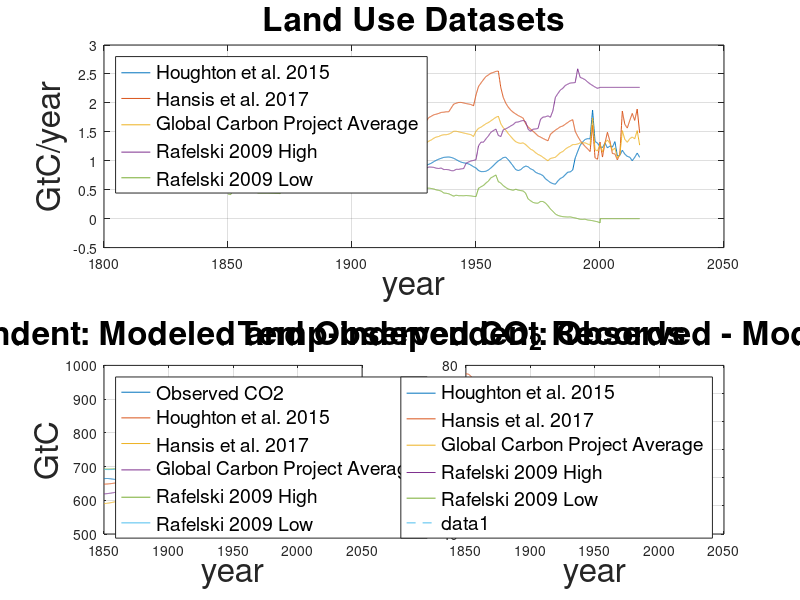
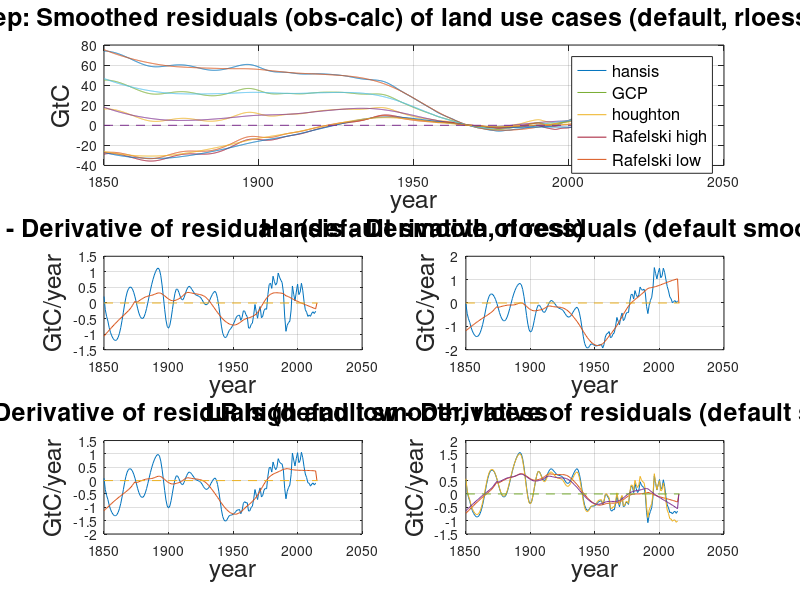
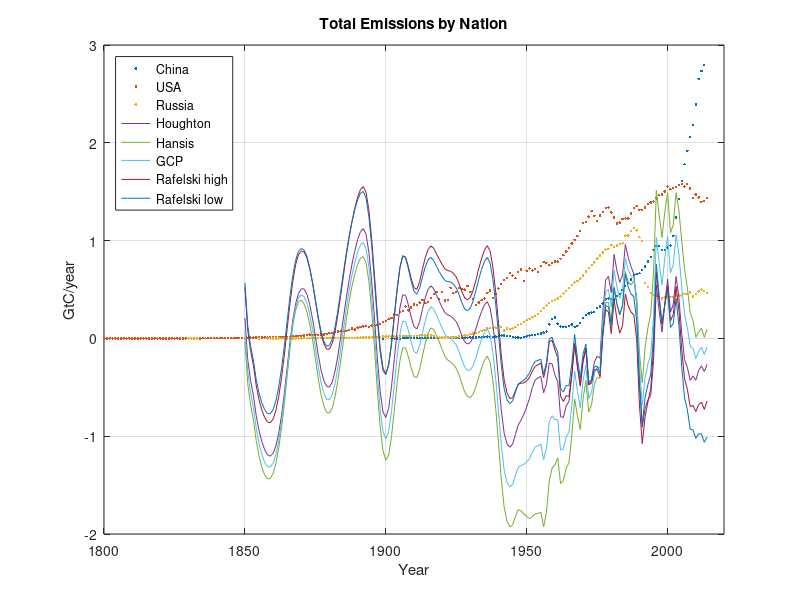
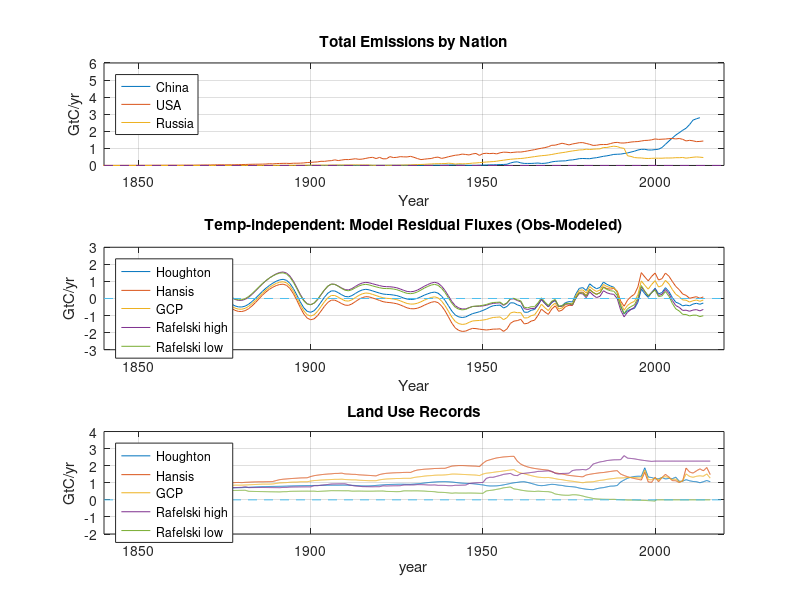

These figures' MATLAB source, in order:
% ff_lu_untangle_plots.m
%
% overlay of ff data and residuals from LR model for temp dep runs
%
% julia dohner
% may 15, 2018

clear all

tempDep = 0; % temp dep runs (1) or temp independent runs (0)

addpath(genpath(...
    '/Users/juliadohner/Documents/MATLAB/JLDedits_Rafelski_LandOceanModel/v3_params_match/LU_FF_untangle'));
addpath(genpath(...
    '/Users/juliadohner/Documents/MATLAB/JLDedits_Rafelski_LandOceanModel/v3_params_match/plotting'));


% all values in thousand metric tonnes
% multiply by 10e-6 to get to GtC
% multiply by 0.001 to get to million metric tons
% multiple by 3.667 to get from million metric tons to 

d = 2.31; % ppm to PgC conversion factor (formerly 1/2.31 opp direction)
d1 = 0.001; % teragram to petagram conversion factor
d2 = 1e-6;

load obsCO2_record.mat;
CO2a(:,2) = CO2a(:,2)*d; % convert to PgC

load top4emitters_vars.mat;
load china_total2; %last half year cut off

load LU_records_monthly; % land use datasets at monthly resolution

%load lu_resids_smoothed; % residuals smoothed using default
%load lu_resids_rloess; % residuals smoothed using rloess

if tempDep == 1
    % temperature-dependent runs
    load LU_resids_co2_tempDep.mat; % residuals and calculated co2 records for each LU case
    
    load lu_tempDep_resids_sm;
    load lu_tempDep_resids_rloess;
    
    load lu_tempDep_residFluxes_sm;
    load lu_tempDep_residFluxes_rloess;
else
    % temperature-independent runs
    load LU_resids_co2_tempIndep.mat; % residuals and calculated co2 records for each LU case
    
    load lu_tempIndep_resids_sm;
    load lu_tempIndep_resids_rloess;
    
    load lu_tempIndep_residFluxes_sm; % smoothed residuals as fluxes
    load lu_tempIndep_residFluxes_rloess;
end




%% figure 1 - all land use cases


% plot all LU cases over one another
figure
subplot(2,2,[1 2])
plot(LUhoughmo(:,1),LUhoughmo(:,2),LUhansismo(:,1),LUhansismo(:,2), ...
    LUgcpmo(:,1),LUgcpmo(:,2),LU(:,1),LU(:,2), LUex(:,1),LUex(:,2))
grid
title('Land Use Datasets', 'FontSize', 24)
legend({'Houghton et al. 2015','Hansis et al. 2017',...
    'Global Carbon Project Average','Rafelski 2009 High',...
    'Rafelski 2009 Low'}, 'location','northwest','FontSize', 14)
xlabel('year', 'FontSize', 24)
ylabel('GtC/year', 'FontSize', 24)

% plot modeled co2 records over one another
subplot(2,2,3)
plot(year,CO2a(:,2),year,hough_co2,year,hansis_co2,year,gcp_co2,year,...
    LRLU_co2,year,LRLUex_co2)
grid
if tempDep == 1
    title('Temp-dependent: Modeled and Observed CO_2 Records', 'FontSize', 24)
else
    title('Temp-independent: Modeled and Observed CO_2 Records', 'FontSize', 24)
end
legend({'Observed CO2','Houghton et al. 2015','Hansis et al. 2017',...
    'Global Carbon Project Average','Rafelski 2009 High',...
    'Rafelski 2009 Low'}, 'location','northwest','FontSize', 14)
xlabel('year', 'FontSize', 24)
ylabel('GtC', 'FontSize', 24)

% plot residuals over one another
subplot(2,2,4)
plot(year,hough_resid(:,2),year,hansis_resid(:,2),year,gcp_resid(:,2),...
    year,LRLU_resid(:,2),year,LRLUex_resid(:,2))
grid
if tempDep ==1 
    title('Temp-dependent: Observed - Modeled CO_2', 'FontSize', 24)
else
    title('Temp-independent: Observed - Modeled CO_2', 'FontSize', 24)
end
legend({'Houghton et al. 2015','Hansis et al. 2017',...
    'Global Carbon Project Average','Rafelski 2009 High',...
    'Rafelski 2009 Low'}, 'FontSize', 14)
line([year(1),year(end)],[0,0],'linestyle','--');
xlabel('year', 'FontSize', 24)
ylabel('GtC', 'FontSize', 24)

%% figure 2 - smoothed residuals as fluxes

figure
subplot(3,2,[1 2])
h1a = plot(year,hansis_resid_sm0);
hold on;
h1b = plot(year,hansis_resid_rloess0);
h2a = plot(year, hough_resid_sm0);
h2b = plot(year,hough_resid_rloess0);
h3a = plot(year, gcp_resid_sm0);
h3b = plot(year,gcp_resid_rloess0);
h4a = plot(year, LRLU_resid_sm0);
h4b = plot(year,LRLU_resid_rloess0);
h5a = plot(year, LRLUex_resid_sm0);
h5b = plot(year,LRLUex_resid_rloess0);
% plot(year,hansis_resid_sm0,year,hansis_resid_rloess0,...
%     year, hough_resid_sm0,year,hough_resid_rloess0,...
%     year, gcp_resid_sm0,year,gcp_resid_rloess0,...
%     year, LRLU_resid_sm0,year,LRLU_resid_rloess0,...
%     year, LRLUex_resid_sm0,year,LRLUex_resid_rloess0)
line([year(1),year(end)],[0,0],'linestyle','--');
if tempDep == 1
    title('Temp-dep: Smoothed residuals (obs-calc) of land use cases (default, rloess smoothing)',...
        'FontSize', 18);
else
    title('Temp-indep: Smoothed residuals (obs-calc) of land use cases (default, rloess smoothing)',...
        'FontSize', 18);
end
legend([h1a h3a h2a  h4a h5a],{'hansis','GCP','houghton','Rafelski high','Rafelski low'},...
    'FontSize', 12);
% legend('hansis smoothed','','houghton smoothed','','gcp smoothed','',...
%     'Rafelski high LU smoothed','','Rafelski low LU smoothed','',...
%     'location','northwest')
grid
xlabel('year','FontSize', 18)
ylabel('GtC','FontSize', 18)
subplot(3,2,3)
plot(hough_resid_ddt(:,1),hough_resid_ddt(:,2),...
    hough_residrloess_ddt(:,1),hough_residrloess_ddt(:,2))
line([year(1),year(end)],[0,0],'linestyle','--');
title('Houghton - Derivative of residuals (default smooth, rloess)',...
    'FontSize', 18);
% legend('Houghton - derivative of defalt smoothed residuals',...
%     'Houghton - derivative of rloess smoothed residuals','location',...
%     'northwest')
grid
xlabel('year','FontSize', 18)
ylabel('GtC/year','FontSize', 18)
subplot(3,2,4)
plot(hansis_resid_ddt(:,1),hansis_resid_ddt(:,2),...
    hansis_residrloess_ddt(:,1),hansis_residrloess_ddt(:,2))
line([year(1),year(end)],[0,0],'linestyle','--');
title('Hansis - Derivative of residuals (default smooth, rloess)',...
    'FontSize', 18);
% legend('Hansis - derivative of defalt smoothed residuals',...
%     'Hansis - derivative of rloess smoothed residuals','location',...
%     'northwest')
grid
xlabel('year','FontSize', 18)
ylabel('GtC/year','FontSize', 18)
subplot(3,2,5)
plot(gcp_resid_ddt(:,1),gcp_resid_ddt(:,2),...
    gcp_residrloess_ddt(:,1),gcp_residrloess_ddt(:,2))
line([year(1),year(end)],[0,0],'linestyle','--');
title('GCP - Derivative of residuals (default smooth, rloess',...
    'FontSize', 18);
% legend('GCP - derivative of defalt smoothed residuals',...
%     'GCP - derivative of rloess smoothed residuals','location',...
%     'northwest')
grid
xlabel('year','FontSize', 18)
ylabel('GtC/year','FontSize', 18)
subplot(3,2,6)
plot(LRLU_resid_ddt(:,1),LRLU_resid_ddt(:,2),...
    LRLU_residrloess_ddt(:,1),LRLU_residrloess_ddt(:,2),...
    LRLUex_resid_ddt(:,1),LRLUex_resid_ddt(:,2),...
    LRLUex_residrloess_ddt(:,1),LRLUex_residrloess_ddt(:,2))
line([year(1),year(end)],[0,0],'linestyle','--');
title('LR high and low - Derivative of residuals (default smooth, rloess)',...
    'FontSize', 18);
% legend('LR high - derivative of defalt smoothed residuals',...
%     'LR high - derivative of rloess smoothed residuals', ...
%     'LR low - derivative of defalt smoothed residuals',...
%     'LR low - derivative of rloess smoothed residuals','location',...
%     'northwest')
grid
xlabel('year','FontSize', 18)
ylabel('GtC/year','FontSize', 18)

%% figure 3 - overlay emissions and land use


figure
plot(china_total(:,1),d2*china_total(:,2),'.',usa_total(:,1),d2*usa_total(:,2),'.', ...
    russia_total(:,1),d2*russia_total(:,2),'.');
title('Total Emissions by Nation');

ylabel('GtC/year');
xlabel('Year');
xlim([1800 2020])
grid

hold on
% plot(hough_residrloess_ddt(:,1),hough_residrloess_ddt(:,2),hansis_residrloess_ddt(:,1),...
%     hansis_residrloess_ddt(:,2), gcp_residrloess_ddt(:,1),gcp_residrloess_ddt(:,2),...
%     LRLU_residrloess_ddt(:,1),LRLU_residrloess_ddt(:,2),LRLUex_residrloess_ddt(:,1),...
%     LRLUex_residrloess_ddt(:,2));
plot(hough_resid_ddt(:,1),hough_resid_ddt(:,2),hansis_resid_ddt(:,1),...
    hansis_resid_ddt(:,2), gcp_resid_ddt(:,1),gcp_resid_ddt(:,2),...
    LRLU_resid_ddt(:,1),LRLU_resid_ddt(:,2),LRLUex_resid_ddt(:,1),...
    LRLUex_resid_ddt(:,2));

legend('China','USA','Russia','Houghton','Hansis','GCP','Rafelski high',...
    'Rafelski low','location','northwest');


%% figure 4 - 3-panel plot

figure
subplot(3,1,1)
plot(china_total(:,1),d2*china_total(:,2),usa_total(:,1),d2*usa_total(:,2), ...
    russia_total(:,1),d2*russia_total(:,2));
title('Total Emissions by Nation');
line([1840,2020],[0,0],'linestyle','--');
legend('China','USA','Russia','location','northwest')
xlabel('Year')
ylabel('GtC/yr')
xlim([1840 2020])
ylim([0 6])
grid

subplot(3,1,2)
plot(hough_resid_ddt(:,1),hough_resid_ddt(:,2),hansis_resid_ddt(:,1),...
    hansis_resid_ddt(:,2), gcp_resid_ddt(:,1),gcp_resid_ddt(:,2),...
    LRLU_resid_ddt(:,1),LRLU_resid_ddt(:,2),LRLUex_resid_ddt(:,1),...
    LRLUex_resid_ddt(:,2));
line([1840,2020],[0,0],'linestyle','--');
if tempDep == 1
    title('Temp-dependent: Model Residual Fluxes (Obs-Modeled)');
else
    title('Temp-independent: Model Residual Fluxes (Obs-Modeled)');
end

legend('Houghton','Hansis','GCP','Rafelski high',...
    'Rafelski low','location','northwest');
xlabel('Year')
ylabel('GtC/yr')
xlim([1840 2020])
ylim([-3 3])
grid

subplot(3,1,3)
plot(LUhoughmo(:,1),LUhoughmo(:,2),LUhansismo(:,1),LUhansismo(:,2),...
    LUgcpmo(:,1),LUgcpmo(:,2),LU(:,1),LU(:,2),LUex(:,1),LUex(:,2))
line([1840,2020],[0,0],'linestyle','--');
title('Land Use Records');
legend('Houghton','Hansis','GCP','Rafelski high','Rafelski low','location',...
    'northwest')
xlabel('year')
ylabel('GtC/yr')
xlim([1840 2020])
ylim([-2 4])
grid

%% t-dep vs. t-indep comparison figure

if tempDep == 1
    hough_co2_tempDep = hough_co2;
    hough_resid_tempDep = hough_resid;
    load LU_resids_co2_tempIndep;
    hough_co2_tempIndep = hough_co2;
    hough_resid_tempIndep = hough_resid;
else
    hough_co2_tempIndep = hough_co2;
    hough_resid_tempIndep = hough_resid;
    load LU_resids_co2_tempDep;
    hough_co2_tempDep = hough_co2;
    hough_resid_tempDep = hough_resid;
end

tempRuns_diff = hough_co2_tempDep - hough_co2_tempIndep;

figure
subplot(3,1,1)
plot(year,hough_co2_tempDep,year,hough_co2_tempIndep)
title('Temp-dependent & Temp-independent runs of Houghton Land Use - Modeled CO_2')
legend('Hough CO_2 T-dependent','Hough CO_2 T-independent')
xlabel('Year')
ylabel('GtC')
grid

subplot(3,1,2)
plot(year,tempRuns_diff)
line([1840,2020],[0,0],'linestyle','--');
title('Difference between T-dep and T-indep modeled CO_2 using Houghton Land Use')
legend('Temp-dep - Temp-indep Predicted CO_2')
xlabel('Year')
ylabel('GtC')
grid

subplot(3,1,3)
plot(year,hough_resid_tempDep(:,2),year,hough_resid_tempIndep(:,2))
line([1840,2020],[0,0],'linestyle','--');
title('Temp-dep & Temp-indep runs of Houghton Land Use - Observed-Modeled CO_2 residuals')
legend('Hough residual T-dependent','Hough residual T-independent')
xlabel('Year')
ylabel('GtC')
grid
